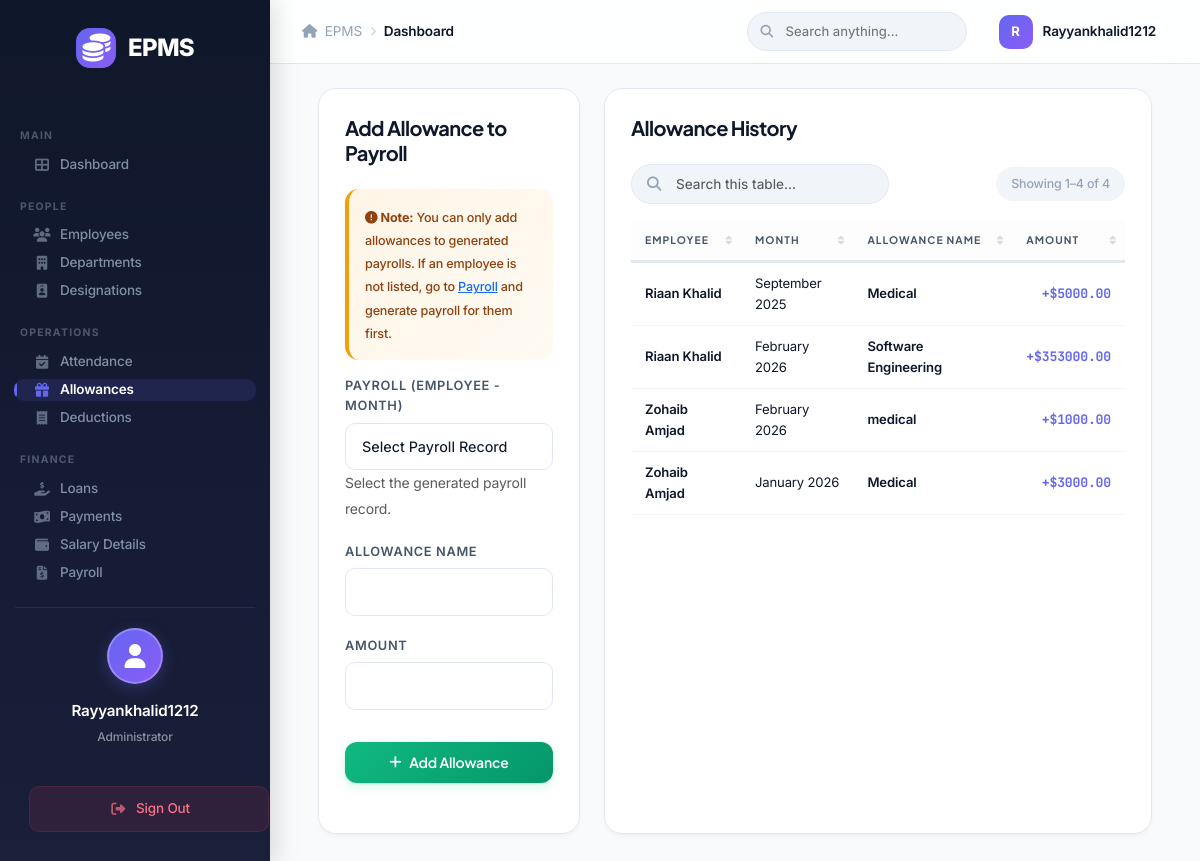
Screenshot of /allowances/ (signed in) with the database file from the repository.
### core/models.py (models this page shows, shortened)
class User(AbstractUser):
    user_id = models.AutoField(primary_key=True)

class Payroll(models.Model):
    payroll_id = models.AutoField(primary_key=True)
    employee = models.ForeignKey(Employee, on_delete=models.CASCADE)
    month = models.CharField(max_length=20) # e.g., "January"
    year = models.IntegerField()
    basic_salary = models.DecimalField(max_digits=10, decimal_places=2)
    total_allowances = models.DecimalField(max_digits=10, decimal_places=2, default=0)
    total_deductions = models.DecimalField(max_digits=10, decimal_places=2, default=0)
    net_salary = models.DecimalField(max_digits=10, decimal_places=2)
    generated_date = models.DateField(default=timezone.now)
    def __str__(self):
        return f"Payroll - {self.employee} - {self.month} {self.year}"

class Payroll_Allowance(models.Model):
    payroll = models.ForeignKey(Payroll, on_delete=models.CASCADE, related_name='allowances')
    name = models.CharField(max_length=100)
    amount = models.DecimalField(max_digits=10, decimal_places=2)

class Employee(models.Model):
    STATUS_CHOICES = (
        ('Active', 'Active'),
        ('Inactive', 'Inactive'),
    )
    employee_id = models.AutoField(primary_key=True)
    first_name = models.CharField(max_length=100)
    last_name = models.CharField(max_length=100)
    email = models.EmailField(unique=True)
    phone = models.CharField(max_length=15)
    address = models.TextField()
    date_of_joining = models.DateField()
    department = models.ForeignKey(Department, on_delete=models.CASCADE)
    designation = models.ForeignKey(Designation, on_delete=models.CASCADE)
    user = models.OneToOneField(User, on_delete=models.CASCADE)
    status = models.CharField(max_length=10, choices=STATUS_CHOICES, default='Active')
    def __str__(self):
        return f"{self.first_name} {self.last_name}"

### core/views.py (the view)
# urls.py: path('allowances/', views.allowance_list, name='allowance_list'),
@login_required
def allowance_list(request):
    allowances = Payroll_Allowance.objects.all().order_by('-payroll__generated_date')
    if request.method == 'POST':
        form = PayrollAllowanceForm(request.POST)
        if form.is_valid():
            allowance = form.save()
            payroll = allowance.payroll
            payroll.total_allowances += allowance.amount
            payroll.net_salary += allowance.amount
            payroll.save()
            messages.success(request, 'Allowance added.')
            return redirect('allowance_list')
    else:
        form = PayrollAllowanceForm()
    return render(request, 'core/allowance_list.html', {'allowances': allowances, 'form': form})

### core/forms.py
class PayrollAllowanceForm(forms.ModelForm):
    def __init__(self, *args, **kwargs):
        super(PayrollAllowanceForm, self).__init__(*args, **kwargs)
        self.fields['payroll'].empty_label = "Select Payroll Record"
    class Meta:
        model = Payroll_Allowance
        fields = ['payroll', 'name', 'amount']
        widgets = {
            'payroll': forms.Select(attrs={'class': 'form-control'}),
            'name': forms.TextInput(attrs={'class': 'form-control'}),
            'amount': forms.NumberInput(attrs={'class': 'form-control'}),
        }

### templates/core/allowance_list.html (shortened to what this page needs)
{% extends 'core/base.html' %}
{% block content %}
<div class="row g-4">
    <div class="col-md-4">
        <div class="card-box h-100">
            <h5 class="mb-4">Add Allowance to Payroll</h5>
            <div class="alert alert-warning">
                <small><i class="fas fa-exclamation-circle"></i> <strong>Note:</strong> You can only add allowances to
                    generated payrolls. If an employee is not listed, go to <a
                        href="{% url 'payroll_list' %}">Payroll</a> and generate payroll for them first.</small>
            </div>
            <form method="post">
                <div class="mb-3">
                    <label class="form-label">Payroll (Employee - Month)</label>
                    {{ form.payroll }}
                    <small class="text-muted">Select the generated payroll record.</small>
                </div>
                <div class="mb-3">
                    <label class="form-label">Allowance Name</label>
                    {{ form.name }}
                </div>
                <div class="mb-3">
                    <label class="form-label">Amount</label>
                    {{ form.amount }}
                </div>
                <button type="submit" class="btn btn-success w-100 mt-3"><i class="fas fa-plus"></i> Add Allowance</button>
            </form>
        </div>
    </div>
    <div class="col-md-8">
        <div class="card-box h-100">
            <h5 class="mb-4">Allowance History</h5>
            <div class="table-responsive">
                <table class="table table-hover epms-datatable">
                <thead>
                    <tr>
                        <th>Employee</th>
                        <th>Month</th>
                        <th>Allowance Name</th>
                        <th>Amount</th>
                    </tr>
                </thead>
                <tbody>
                    {% for allowance in allowances %}
                    <tr>
                        <td>{{ allowance.payroll.employee }}</td>
                        <td>{{ allowance.payroll.month }} {{ allowance.payroll.year }}</td>
                        <td>{{ allowance.name }}</td>
                        <td class="text-success">+${{ allowance.amount }}</td>
                    </tr>
                    {% empty %}
                    <tr>
                        <td colspan="4">No allowances recorded.</td>
                    </tr>
                    {% endfor %}
                </tbody>
            </table>
            </div>
        </div>
    </div>
</div>
{% endblock %}

### templates/core/base.html (shortened to what this page needs)
{% load static %}
<!DOCTYPE html>
<html lang="en">
<head>
    <link href="https://cdn.jsdelivr.net/npm/bootstrap@5.3.0/dist/css/bootstrap.min.css" rel="stylesheet">
    <link href="https://cdnjs.cloudflare.com/ajax/libs/font-awesome/6.4.0/css/all.min.css" rel="stylesheet">
    <link rel="stylesheet" href="{% static 'css/style.css' %}?v=8">
</head>
<body>
    {% if user.is_authenticated %}
    <div class="sidebar">
        <div class="brand">
            <div class="brand-icon"><i class="fas fa-coins"></i></div>
            <span>EPMS</span>
        </div>
        {% if user.is_staff %}
        <div class="sidebar-section-label">Main</div>
        <a href="{% url 'dashboard' %}"
            class="{% if request.resolver_match.url_name == 'dashboard' %}active{% endif %}">
            <i class="fas fa-th-large me-2"></i> Dashboard
        </a>
        <div class="sidebar-section-label">People</div>
        <a href="{% url 'employee_list' %}"
            class="">
            <i class="fas fa-users me-2"></i> Employees
        </a>
        <a href="{% url 'department_list' %}"
            class="{% if 'department' in request.resolver_match.url_name %}active{% endif %}">
            <i class="fas fa-building me-2"></i> Departments
        </a>
        <a href="{% url 'designation_list' %}"
            class="{% if request.resolver_match.url_name == 'designation_list' %}active{% endif %}">
            <i class="fas fa-id-badge me-2"></i> Designations
        </a>
        <div class="sidebar-section-label">Operations</div>
        <a href="{% url 'attendance_list' %}"
            class="{% if request.resolver_match.url_name == 'attendance_list' %}active{% endif %}">
            <i class="fas fa-calendar-check me-2"></i> Attendance
        </a>
        <a href="{% url 'allowance_list' %}"
            class="{% if request.resolver_match.url_name == 'allowance_list' %}active{% endif %}">
            <i class="fas fa-gift me-2"></i> Allowances
        </a>
        <a href="{% url 'deduction_list' %}"
            class="{% if request.resolver_match.url_name == 'deduction_list' %}active{% endif %}">
            <i class="fas fa-receipt me-2"></i> Deductions
        </a>
        <div class="sidebar-section-label">Finance</div>
        <a href="{% url 'loan_list' %}"
            class="{% if 'loan_list' == request.resolver_match.url_name %}active{% endif %}">
            <i class="fas fa-hand-holding-usd me-2"></i> Loans
        </a>
        <a href="{% url 'loan_payment_list' %}"
            class="{% if request.resolver_match.url_name == 'loan_payment_list' %}active{% endif %}">
            <i class="fas fa-money-bill-wave me-2"></i> Payments
        </a>
        <a href="{% url 'salary_list' %}"
            class="{% if request.resolver_match.url_name == 'salary_list' %}active{% endif %}">
            <i class="fas fa-wallet me-2"></i> Salary Details
        </a>
        <a href="{% url 'payroll_list' %}"
            class="{% if request.resolver_match.url_name == 'payroll_list' or request.resolver_match.url_name == 'payroll_generate' or request.resolver_match.url_name == 'payroll_edit' %}active{% endif %}">
            <i class="fas fa-file-invoice-dollar me-2"></i> Payroll
        </a>
        {% endif %}
        <div class="sidebar-footer">
            <div class="user-profile-card">
                <div class="user-avatar">
                    <i class="fas fa-user"></i>
                </div>
                <div class="user-info">
                    <span class="user-name">{{ user.username|title }}</span>
                    <span class="user-role">{% if user.is_staff %}Administrator{% else %}Employee{% endif %}</span>
                </div>
            </div>
            <a href="{% url 'logout' %}" class="btn-sidebar-logout">
                <i class="fas fa-sign-out-alt me-2"></i> Sign Out
            </a>
        </div>
    </div>
    <div class="top-navbar">
        <div class="topbar-left">
            <div class="breadcrumb-nav">
                <span class="breadcrumb-item"><i class="fas fa-home me-1"></i> EPMS</span>
                <i class="fas fa-chevron-right breadcrumb-sep"></i>
                <span class="breadcrumb-item active">{% block breadcrumb %}Dashboard{% endblock %}</span>
            </div>
        </div>
        <div class="topbar-right">
            <div class="topbar-search">
                <input type="text" placeholder="Search anything..." id="globalSearch">
            </div>
            <div class="topbar-user">
                <div class="topbar-user-avatar">{{ user.username|first|upper }}</div>
                <span class="topbar-user-name">{{ user.username|title }}</span>
            </div>
        </div>
    </div>
    <div class="main-content">
        <div class="container-fluid page-content">
            {% block content %}{% endblock %}
        </div>
    </div>
    {% else %}
    <div class="login-page">
        {% block login_content %}{% endblock %}
    </div>
    {% endif %}
</body>
</html>

### rows the page displays
User: username "Rayyankhalid1212", username|first "R"
Payroll: payroll "Select Payroll Record"
Payroll_Allowance: payroll.employee "Riaan Khalid", payroll.month "September", payroll.year "2025", name "Medical", amount "5000.00"
Payroll_Allowance: payroll.employee "Riaan Khalid", payroll.month "February", payroll.year "2026", name "Software Engineering", amount "353000.00"
Payroll_Allowance: payroll.employee "Zohaib Amjad", payroll.month "February", payroll.year "2026", name "medical", amount "1000.00"
Payroll_Allowance: payroll.employee "Zohaib Amjad", payroll.month "January", payroll.year "2026", name "Medical", amount "3000.00"
